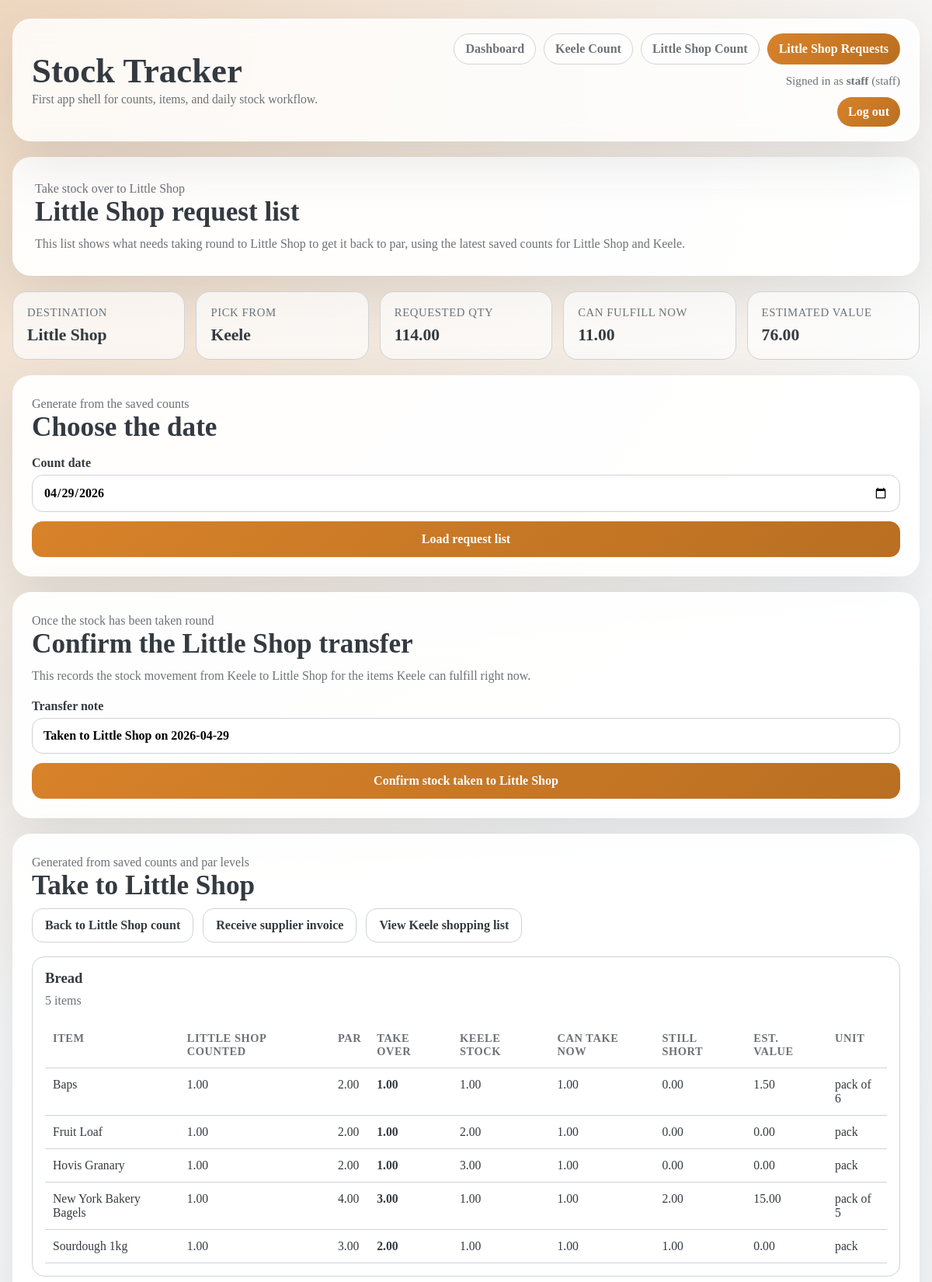
Page /request-lists (signed in, upper part) on the committed database.
### tables this page shows
CREATE TABLE users (
    id INTEGER PRIMARY KEY AUTOINCREMENT,
    username TEXT NOT NULL UNIQUE,
    password_hash TEXT NOT NULL,
    role TEXT NOT NULL DEFAULT 'staff',
    is_active INTEGER NOT NULL DEFAULT 1,
    created_at TEXT NOT NULL DEFAULT (datetime('now'))
);

CREATE TABLE locations (
    id INTEGER PRIMARY KEY AUTOINCREMENT,
    name TEXT NOT NULL UNIQUE
);

CREATE TABLE par_levels (
    id INTEGER PRIMARY KEY AUTOINCREMENT,
    location_id INTEGER NOT NULL, 
    item_id INTEGER NOT NULL,
    par_qty_base REAL NOT NULL, 
    created_at TEXT NOT NULL DEFAULT (datetime('now')),
    UNIQUE(location_id, item_id),
    FOREIGN KEY (location_id) REFERENCES locations(id),
    FOREIGN KEY (item_id) REFERENCES items(id) 
);

CREATE TABLE items (
    id INTEGER PRIMARY KEY AUTOINCREMENT,
    name TEXT NOT NULL UNIQUE,
    category TEXT NOT NULL,
    base_unit TEXT NOT NULL,
    supplier_id INTEGER, cost_per_unit REAL NOT NULL DEFAULT 0,
    FOREIGN KEY (supplier_id) REFERENCES suppliers(id)
);

CREATE TABLE stock_count_lines (
    id INTEGER PRIMARY KEY AUTOINCREMENT,
    count_id INTEGER NOT NULL,
    item_id INTEGER NOT NULL,
    counted_qty_base REAL NOT NULL,
    FOREIGN KEY (count_id) REFERENCES stock_counts(id),
    FOREIGN KEY (item_id) REFERENCES items(id)
);

### src/stock/web.py (the view, shortened to what this page needs)
@app.get("/request-lists")
@login_required
def request_lists():
    request_data = get_request_list_data(request.args.get("date"))
    request_id = request.args.get("request_id", type=int)
    moved_qty = request.args.get("moved_qty", type=float)
    moved_lines = request.args.get("moved_lines", type=int)
    error_message = request.args.get("error", "").strip()
    success_message = ""
    if moved_qty is not None and moved_lines is not None:
        success_message = (
            f"Confirmed transfer to Little Shop. Moved {moved_qty:.2f} units across {moved_lines} item"
            f"{'' if moved_lines == 1 else 's'}."
        )
    request_value = None
    return render_template(
        "request_list.html",
        **build_request_list_page_context(
            request_data["location"],
            request_data["count_date"],
            request_data["rows"],
            request_data["source_location"],
            total_request_value=request_data["total_request_value"],
            request_id=request_id,
            request_value=request_value,
            success_message=success_message,
            error_message=error_message,
        ),
    )

### src/stock/db.py (called while the page is built)
def get_conn():
    DB_PATH.parent.mkdir(parents=True, exist_ok=True)
    conn = sqlite3.connect(str(DB_PATH))
    conn.row_factory = sqlite3.Row
    conn.execute("PRAGMA foreign_keys = ON;")
    return conn

def _column_exists(conn: sqlite3.Connection, table_name: str, column_name: str) -> bool:
    rows = conn.execute(f"PRAGMA table_info({table_name});").fetchall()
    return any(str(row["name"]) == column_name for row in rows)

def get_item_supplier_summary(item_id: int) -> str:
    with get_conn() as conn:
        rows = conn.execute(
            """
            SELECT s.name, isp.ref_number
            FROM item_suppliers isp
            JOIN suppliers s ON s.id = isp.supplier_id
            WHERE isp.item_id = ?
            ORDER BY isp.sort_order, s.name;
            """,
            (item_id,),
        ).fetchall()
    if not rows:
        return "Unknown"
    labels = []
    for row in rows:
        ref = (row["ref_number"] or "").strip()
        labels.append(f"{row['name']} ({ref})" if ref else str(row["name"]))
    return ", ".join(labels)

def init_db():
    with get_conn() as conn:
        schema = SCHEMA_PATH.read_text()
        conn.executescript(schema)
        _run_schema_migrations(conn)

def get_user_by_id(user_id: int):
    with get_conn() as conn:
        return conn.execute(
            """
            SELECT id, username, password_hash, role, is_active, created_at
            FROM users
            WHERE id = ?;
            """,
            (user_id,),
        ).fetchone()

def get_location_id(name: str) -> int:
    with get_conn() as conn:
        row = conn.execute("SELECT id FROM locations WHERE name = ?;", (name,)).fetchone()
        if row is None:
            raise ValueError(f"Unknown location: {name}")
        return int(row["id"])

def latest_count_qty(location_name: str, item_id: int, as_of_date: str) -> float:
    init_db()
    loc_id = get_location_id(location_name)
    with get_conn() as conn:
        row = conn.execute(
            """
            SELECT scl.counted_qty_base AS qty
            FROM stock_counts sc
            JOIN stock_count_lines scl ON scl.count_id = sc.id
            WHERE sc.location_id = ?
              AND sc.count_date <= ?
              AND scl.item_id = ?
            ORDER BY sc.count_date DESC, sc.created_at DESC
            LIMIT 1;
            """,
            (loc_id, as_of_date, item_id),
        ).fetchone()
    return float(row["qty"]) if row is not None else 0.0

### templates/request_list.html (shortened to what this page needs)
{% extends "base.html" %}
{% block content %}
  <section class="hero">
    <p class="eyebrow">Take stock over to Little Shop</p>
    <h2>Little Shop request list</h2>
    <p>
      This list shows what needs taking round to Little Shop to get it back to par,
      using the latest saved counts for Little Shop and Keele.
    </p>
  </section>
  <section class="metrics">
    <article class="metric">
      <div class="metric-label">Destination</div>
      <div class="metric-value" style="font-size: 1.35rem;">Little Shop</div>
    </article>
    <article class="metric">
      <div class="metric-label">Pick from</div>
      <div class="metric-value" style="font-size: 1.35rem;">{{ source_location }}</div>
    </article>
    <article class="metric">
      <div class="metric-label">Requested qty</div>
      <div class="metric-value" style="font-size: 1.35rem;">{{ '%.2f'|format(total_request_qty) }}</div>
    </article>
    <article class="metric">
      <div class="metric-label">Can fulfill now</div>
      <div class="metric-value" style="font-size: 1.35rem;">{{ '%.2f'|format(total_fulfill_qty) }}</div>
    </article>
    <article class="metric">
      <div class="metric-label">Estimated value</div>
      <div class="metric-value" style="font-size: 1.35rem;">{{ '%.2f'|format(total_request_value) }}</div>
    </article>
  </section>
  <section class="panel">
    <p class="eyebrow">Generate from the saved counts</p>
    <h2>Choose the date</h2>
    <form method="get" action="/request-lists" class="form-grid">
      <label for="date">
        Count date
        <input id="date" name="date" type="date" value="{{ count_date }}" required>
      </label>
      <button type="submit">Load request list</button>
    </form>
  </section>
  <section class="panel">
    <p class="eyebrow">Once the stock has been taken round</p>
    <h2>Confirm the Little Shop transfer</h2>
    <p>
      This records the stock movement from Keele to Little Shop for the items Keele can fulfill right now.
    </p>
    <form method="post" action="/request-lists/confirm" class="form-grid">
      <label for="note">
        Transfer note
        <input id="note" name="note" type="text" value="Taken to Little Shop on {{ count_date }}">
      </label>
      <button type="submit">Confirm stock taken to Little Shop</button>
    </form>
  </section>
  <section class="panel">
    <p class="eyebrow">Generated from saved counts and par levels</p>
    <h2>Take to Little Shop</h2>
    <div class="actions-row" style="margin-top:0;">
      <a class="button-link" href="/counts/little-shop?date={{ count_date }}">Back to Little Shop count</a>
      <a class="button-link" href="/deliveries/new">Receive supplier invoice</a>
      <a class="button-link" href="/shopping-lists?date={{ count_date }}">View Keele shopping list</a>
    </div>
    {% if grouped_rows %}
      <div class="category-list">
        {% for category, rows in grouped_rows.items() %}
          <article class="category-card">
            <h3 style="margin:0 0 6px;">{{ category }}</h3>
            <p class="eyebrow">{{ rows|length }} item{% if rows|length != 1 %}s{% endif %}</p>
            <table>
              <thead>
                <tr>
                  <th>Item</th>
                  <th>Little Shop counted</th>
                  <th>Par</th>
                  <th>Take over</th>
                  <th>{{ source_location }} stock</th>
                  <th>Can take now</th>
                  <th>Still short</th>
                  <th>Est. value</th>
                  <th>Unit</th>
                </tr>
              </thead>
              <tbody>
                {% for row in rows %}
                  <tr>
                    <td>{{ row["name"] }}</td>
                    <td>{{ '%.2f'|format(row["counted_qty"]) }}</td>
                    <td>{{ '%.2f'|format(row["par_qty"]) }}</td>
                    <td><strong>{{ '%.2f'|format(row["request_qty"]) }}</strong></td>
                    <td>{{ '%.2f'|format(row["source_available_qty"]) }}</td>
                    <td>{{ '%.2f'|format(row["fulfill_qty"]) }}</td>
                    <td>{{ '%.2f'|format(row["source_shortfall"]) }}</td>
                    <td>{{ '%.2f'|format(row["estimated_value"]) }}</td>
                    <td>{{ row["base_unit"] }}</td>
                  </tr>
                {% endfor %}
              </tbody>
            </table>
          </article>
        {% endfor %}
      </div>
    {% else %}
      <div class="empty-state">
        Little Shop is already at par for this date, or the saved counts are missing.
      </div>
    {% endif %}
  </section>
{% endblock %}

### templates/base.html (shortened to what this page needs)
<!doctype html>
<html lang="en">
<head>
</head>
<body>
  <div class="app-shell">
    <header class="topbar">
      <div class="brand">
        <h1>Stock Tracker</h1>
        <p>First app shell for counts, items, and daily stock workflow.</p>
      </div>
      <div class="nav-shell">
        <nav class="nav">
          {% if current_user.is_authenticated %}
            <a href="/" class="{% if active_page == 'dashboard' %}active{% endif %}">Dashboard</a>
            <a href="/counts/keele" class="{% if active_page == 'keele_count' %}active{% endif %}">Keele Count</a>
            <a href="/counts/little-shop" class="{% if active_page == 'little_shop_count' %}active{% endif %}">Little Shop Count</a>
            <a href="/request-lists" class="{% if active_page == 'little_shop_requests' %}active{% endif %}">Little Shop Requests</a>
          {% else %}
            <a href="/login" class="{% if active_page == 'login' %}active{% endif %}">Login</a>
          {% endif %}
        </nav>
        {% if current_user.is_authenticated %}
          <div class="user-meta">
            Signed in as <strong>{{ current_user.username }}</strong> ({{ current_user.role }})
          </div>
          <form method="post" action="/logout" class="logout-form">
            <button type="submit">Log out</button>
          </form>
        {% endif %}
      </div>
    </header>
    <main class="content">
      {% block content %}{% endblock %}
    </main>
  </div>
</body>
</html>

### templates/base.html (style rules this page uses)
:root { --bg: #eef0f1; --panel: rgba(255, 255, 255, 0.94); --ink: #343a40; --muted: #6d7277; --line: #cfd3d7; --accent: #d8822a; --accent-strong: #b96f21; --accent-soft: #f4e2cf; --warn: #fbecd9; --danger: #a25528; --success: #4b5560; --shadow: 0 24px 70px rgba(52, 58, 64, 0.12); }
* { box-sizing: border-box; }
body { margin: 0; color: var(--ink); background: radial-gradient(circle at top left, rgba(216, 130, 42, 0.28) 0, transparent 24%), radial-gradient(circle at bottom right, rgba(167, 169, 172, 0.22) 0, transparent 30%), linear-gradient(180deg, #f8f9fa 0%, var(--bg) 100%); font-family: Georgia, "Times New Roman", serif; min-height: 100vh; }
a { color: inherit; }
.app-shell { width: min(1180px, calc(100% - 32px)); margin: 24px auto 40px; }
.topbar { display: flex; justify-content: space-between; align-items: center; gap: 16px; padding: 18px 24px; border: 1px solid rgba(255,255,255,0.5); border-radius: 24px; background: rgba(255, 255, 255, 0.82); backdrop-filter: blur(12px); box-shadow: var(--shadow); }
.brand h1 { margin: 0; font-size: clamp(1.8rem, 4vw, 2.8rem); line-height: 1; }
.brand p { margin: 6px 0 0; color: var(--muted); font-size: 0.98rem; }
.nav { display: flex; gap: 10px; flex-wrap: wrap; }
.nav-shell { display: grid; gap: 12px; justify-items: end; }
.nav a { text-decoration: none; padding: 10px 14px; border-radius: 999px; border: 1px solid var(--line); background: rgba(255,255,255,0.65); color: var(--muted); font-weight: 700; }
.nav a.active { background: linear-gradient(135deg, var(--accent), var(--accent-strong)); color: white; border-color: transparent; }
.user-meta { color: var(--muted); font-size: 0.95rem; text-align: right; }
.logout-form { margin: 0; width: auto; }
.logout-form button { width: auto; padding: 10px 14px; border-radius: 999px; }
.content { margin-top: 20px; display: grid; gap: 20px; }
.hero, .panel { background: var(--panel); border: 1px solid rgba(255,255,255,0.58); border-radius: 24px; box-shadow: var(--shadow); }
.hero { padding: 28px; }
.hero h2, .panel h2 { margin: 0 0 10px; font-size: clamp(1.5rem, 3vw, 2.2rem); line-height: 1.05; }
.hero p, .panel p { margin: 0; color: var(--muted); font-size: 1rem; line-height: 1.5; }
.metrics { display: grid; grid-template-columns: repeat(auto-fit, minmax(180px, 1fr)); gap: 14px; }
.metric { padding: 18px; border-radius: 18px; background: rgba(255,255,255,0.7); border: 1px solid var(--line); }
.metric-label { color: var(--muted); font-size: 0.92rem; text-transform: uppercase; letter-spacing: 0.04em; }
.metric-value { margin-top: 8px; font-size: 2rem; font-weight: 700; }
.panel { padding: 24px; }
.form-grid { display: grid; gap: 12px; margin-top: 18px; }
label { display: grid; gap: 6px; font-weight: 700; color: var(--ink); }
input, select, button { width: 100%; font: inherit; border-radius: 14px; }
input, select { padding: 13px 14px; border: 1px solid var(--line); background: rgba(255,255,255,0.95); }
button { padding: 14px 16px; border: 0; color: white; font-weight: 700; cursor: pointer; background: linear-gradient(135deg, var(--accent), var(--accent-strong)); }
.history-list, .category-list, .actions-row { display: grid; gap: 12px; margin-top: 18px; }
.actions-row { grid-template-columns: repeat(auto-fit, minmax(180px, max-content)); align-items: center; }
.history-item, .category-card { padding: 16px; border-radius: 16px; border: 1px solid var(--line); background: rgba(255,255,255,0.62); }
.history-meta, .eyebrow { color: var(--muted); font-size: 0.95rem; }
table { width: 100%; border-collapse: collapse; margin-top: 16px; font-size: 0.98rem; }
th, td { text-align: left; padding: 12px 10px; border-bottom: 1px solid var(--line); vertical-align: top; }
th { color: var(--muted); font-size: 0.9rem; text-transform: uppercase; letter-spacing: 0.04em; }
.button-link { display: inline-block; text-decoration: none; padding: 12px 16px; border-radius: 14px; font-weight: 700; border: 1px solid var(--line); background: rgba(255,255,255,0.78); }

### rows in the picture
users: username "staff", role "staff"
locations: name "Keele"
par_levels: category "Bread", rows "5", source_location "KEELE", par_qty "2.00", request_qty "1.00" "1.00" "1.00" "3.00" "2.00", fulfill_qty "1.00" "1.00" "1.00", source_shortfall "0.00" "0.00" "0.00" "2.00" "1.00", estimated_value "1.50" "0.00" "0.00" "15.00" "0.00"
items: name "Baps", base_unit "pack of 6"
stock_count_lines: counted_qty "1.00"
stock_count_lines: source_available_qty "1.00"
items: name "Fruit Loaf", base_unit "pack"
stock_count_lines: counted_qty "1.00"
par_levels: par_qty "2.00"
stock_count_lines: source_available_qty "2.00"
items: name "Hovis Granary", base_unit "pack"
stock_count_lines: counted_qty "1.00"
par_levels: par_qty "2.00"
stock_count_lines: source_available_qty "3.00"
items: name "New York Bakery Bagels", base_unit "pack of 5"
stock_count_lines: counted_qty "1.00"
par_levels: par_qty "4.00"
stock_count_lines: source_available_qty "1.00", fulfill_qty "1.00"
items: name "Sourdough 1kg", base_unit "pack"
stock_count_lines: counted_qty "1.00"
par_levels: par_qty "3.00"
stock_count_lines: source_available_qty "1.00", fulfill_qty "1.00"

### other values in the picture
{{ '%.2f'|format(total_request_qty) }} "114.00"
{{ '%.2f'|format(total_fulfill_qty) }} "11.00"
{{ '%.2f'|format(total_request_value) }} "76.00"
